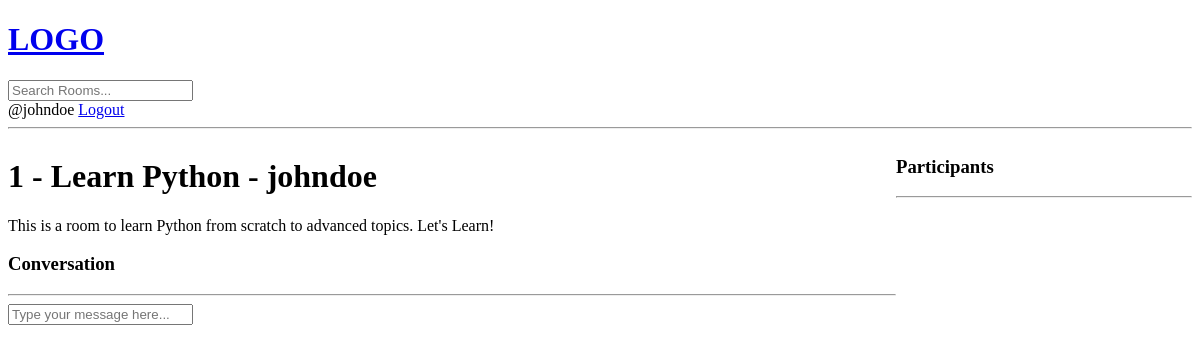
The app's page /room/1/ (signed in), older data.
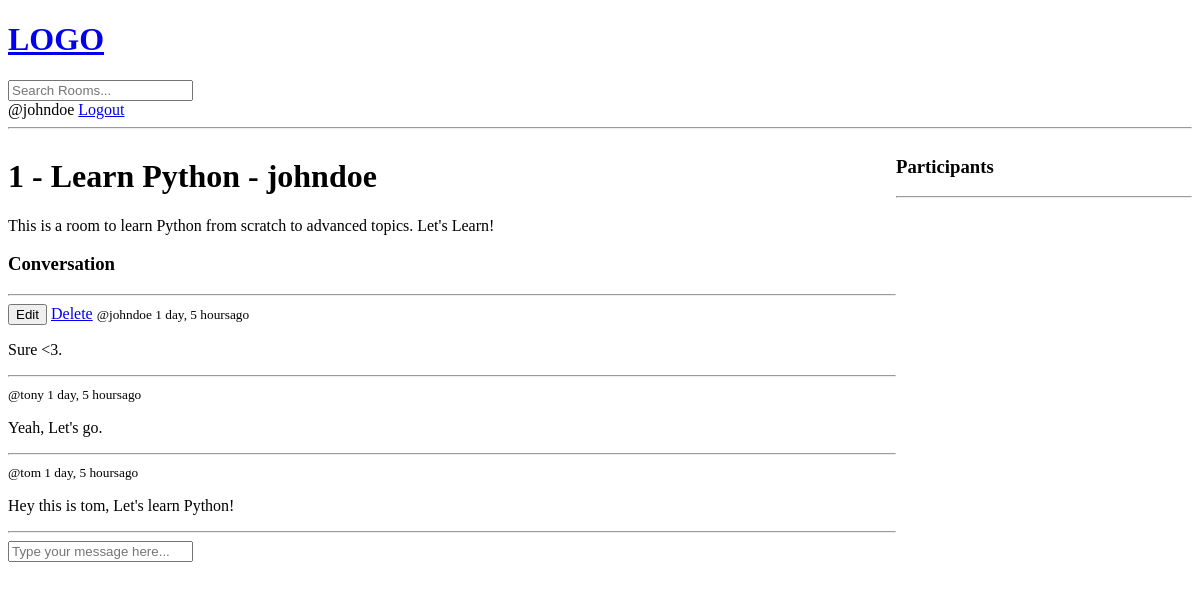
The same page, newer data.
### main/models.py (models this page shows, shortened)
class Room(models.Model):
    host = models.ForeignKey(User, on_delete=models.SET_NULL, null=True)
    topic = models.ForeignKey(Topic, on_delete=models.SET_NULL, null=True)
    name = models.CharField(max_length=200)
    description = models.TextField(null=True, blank=True)
    participants = models.ManyToManyField(User, related_name='participants', blank=True) # We have referd User above so we can't do it again, so provide related_name
    updated = models.DateTimeField(auto_now=True)
    created = models.DateTimeField(auto_now_add=True)
    class Meta:
        ordering = ['-updated','-created']  # last updated Room is listed first

class Message(models.Model):
    user = models.ForeignKey(User, on_delete=models.CASCADE)
    room = models.ForeignKey(Room, on_delete=models.CASCADE)
    body = models.TextField()
    updated = models.DateTimeField(auto_now=True)
    created = models.DateTimeField(auto_now_add=True)
    class Meta:
        ordering = ['-updated','-created']  # last updated Room is listed first

### main/views.py (the view, shortened to what this page needs)
# urls.py: path('room/<int:pk>/',room,name='room'),
@login_required(login_url='login')
def room(request, pk):
    room = get_object_or_404(Room, id=pk)
    room_messages = room.message_set.all()
    participants = room.participants.all()
    context = {
        'room': room,
        'room_messages': room_messages,
        'participants': participants
    }
    return render(request, 'main/room.html', context)

### templates/main/room.html (shortened to what this page needs)
{% extends "base.html" %}
    {% block content %}
    <div class="room-container">
        <div>
        <h1>{{room.id}} - {{room.name}} - {{room.host}}</h1>
        <p>{{room.description}}</p>
        <div class="comment-wrapper">
            <h3>Conversation</h3>
            <hr>
            {% for message in room_messages %}
                <div>
                    {% if request.user == message.user %}
                        <button onclick="editMessage({{ message.id }}, '{{ message.body|escapejs }}')">Edit</button>
                        <a href="{% url "delete_message" message.id %}">Delete</a>
                    {% endif %}
                    <small>@{{message.user.username}}  {{message.created|timesince}}ago </small>
                    <p>{{message.body}}</p>
                    <hr>
                </div>
            {% endfor %}
        </div>
        {% if request.user.is_authenticated %}
        <div class="comment-form">
            <form method="POST" action="">
                <input type="text" name="body" id="message_body" placeholder="Type your message here..." />
            </form>
        </div>
        {% endif %}
    </div>
    <div>
        <h3>Participants</h3>
        <hr>
    </div>
    </div>
    {% endblock content %}

### templates/base.html (shortened to what this page needs)
<!DOCTYPE html>
<html lang="en">
<head>
    <link rel="stylesheet" href="">
</head>
<body>
    {% include 'navbar.html' %}
    {% block content %}
    {% endblock content %}
</body>
</html>

### templates/navbar.html
<a href="/">
    <h1>LOGO</h1>
</a>
<form method="GET" action="{% url "home" %}">
    <input type="text" name="q" placeholder="Search Rooms..."/>
</form>
@{{request.user.username}}
{% if request.user.is_authenticated %}
<a href="{% url "logout" %}">Logout</a>
{% else %}
<a href="{% url "login" %}">Login</a>
{% endif %}
<hr>

### templates/main/room.html (style rules this page uses)
.room-container { display:grid; grid-template-columns:3fr 1fr; }

Row changes from the older to the newer data that the page shows:
added Message: user.username "johndoe", created "1 day, 5 hours", body "Sure <3."
added Message: user.username "tony", created "1 day, 5 hours", body "Yeah, Let's go."
added Message: user.username "tom", created "1 day, 5 hours", body "Hey this is tom, Let's learn Python!"
